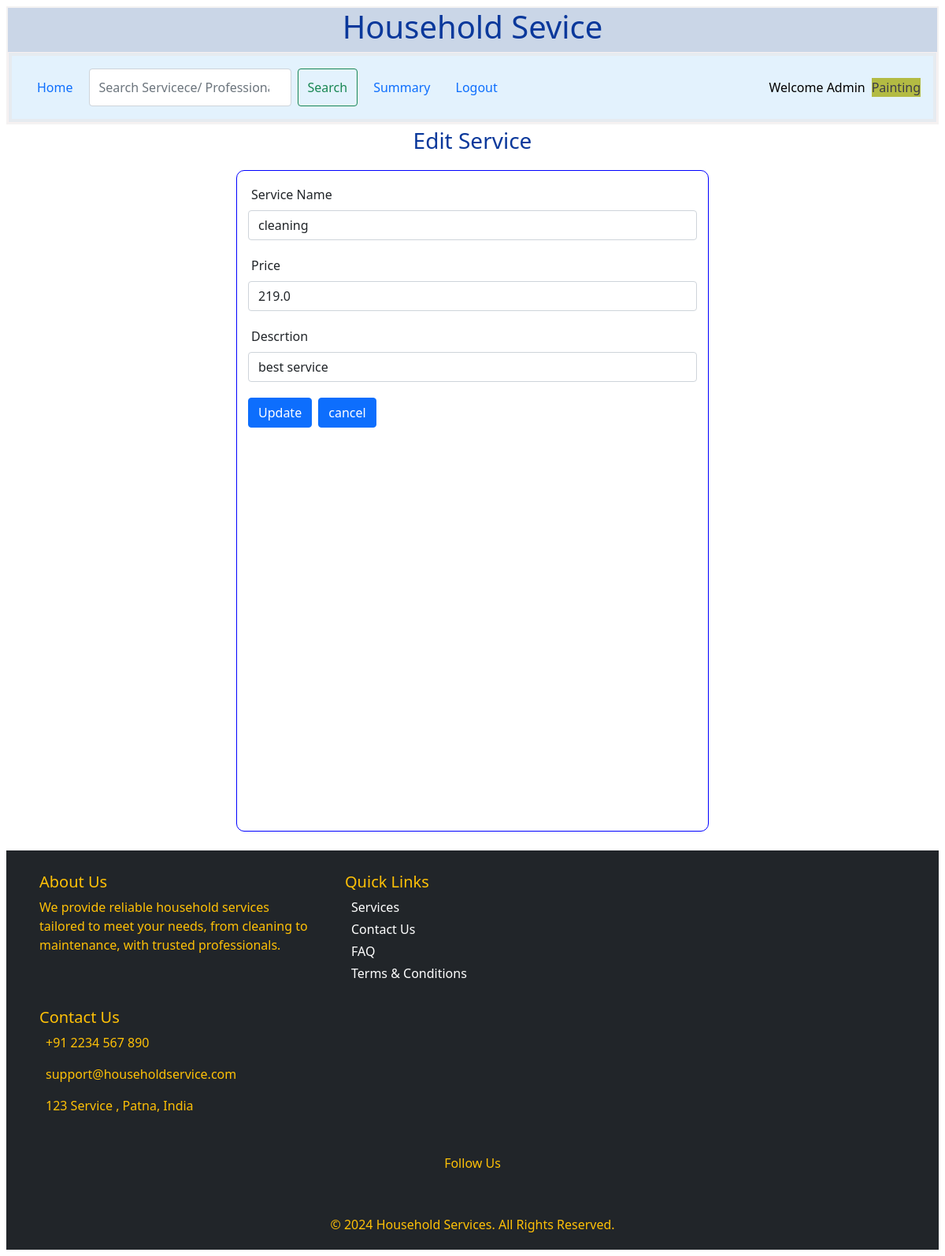
Screenshot of /edit_service/1/Painting with the database file from the repository.
### backend/models.py (models this page shows)
class Service(db.Model):
    __tablename__="service"
    id = db.Column(db.Integer, primary_key=True)
    name=db.Column(db.String,nullable=False)
    price=db.Column(db.Float,default=0.0)
    action=db.Column(db.String,default="Edit/Delte")
    description=db.Column(db.String)

### backend/controllers.py (the view, shortened to what this page needs)
@app.route("/edit_service/<sid>/<name>",methods=["GET","POST"])
def edit_service(sid,name):
    service=get_service(sid)
    return render_template("edit_service.html",name=name,service=service)

### backend/controllers.py (called while the page is built)
def get_service(id):
    service = Service.query.filter_by(id=id).first()
    return service

### templates/edit_service.html (shortened to what this page needs)
{%extends "admin_layout.html"%}
{%block content_edit_service%}
          {%if service%}
            <div class="centre"> <h3> Edit Service</h3></div>
            <form action="/edit_service/{{service.id}}/{{name}}" method="POST">
                <div class="signup_form">
                    <div class="mb-3">
                        <label for="service_name" class="form-label">Service Name </label>
                        <input type="text" class="form-control"  name="service_name" id="service_name" value="{{service.name}}" placeholder="Enter New Service Name">   <div class="centre">{{msg}} </div>
                      </div>
                      <div class="mb-3">
                        <label for="price" class="form-label">Price </label>
                        <input type="text" class="form-control" name="price" id="price" value="{{service.price}}" placeholder="Enter Price">
                      </div>
                     <div class="mb-3">
                    <label for="description" class="form-label"> Descrtion </label>
                        <input type="text" class="form-control" name="description" id="description" value="{{service.description}}" placeholder="Enter Description">
                      </div>
                      <div class="mb-3">
                      <button type="submit" class="btn btn-primary"> Update </button>
                      <a href="/admin/{{name}}" type="button" class="btn btn-primary"> cancel </a>
                    </div>
                </div>
              </form>
            {%endif%}
{%endblock%}

### static/style/main.css (style rules this page uses)
* { margin: 4px; }
.signup_form { border: 1px solid blue; width: 600px; height: 840px; margin: auto; margin-top: 20px; padding: 10px; border-radius: 10px; font-size: 16px; text-align: justify; }
.centre { text-align: center; margin: auto; color: rgb(10,56,155); }

### rows the page displays
Service: service_name "cleaning", price "219.0", description "best service"

### other values shown
{{ name }} "Painting"
